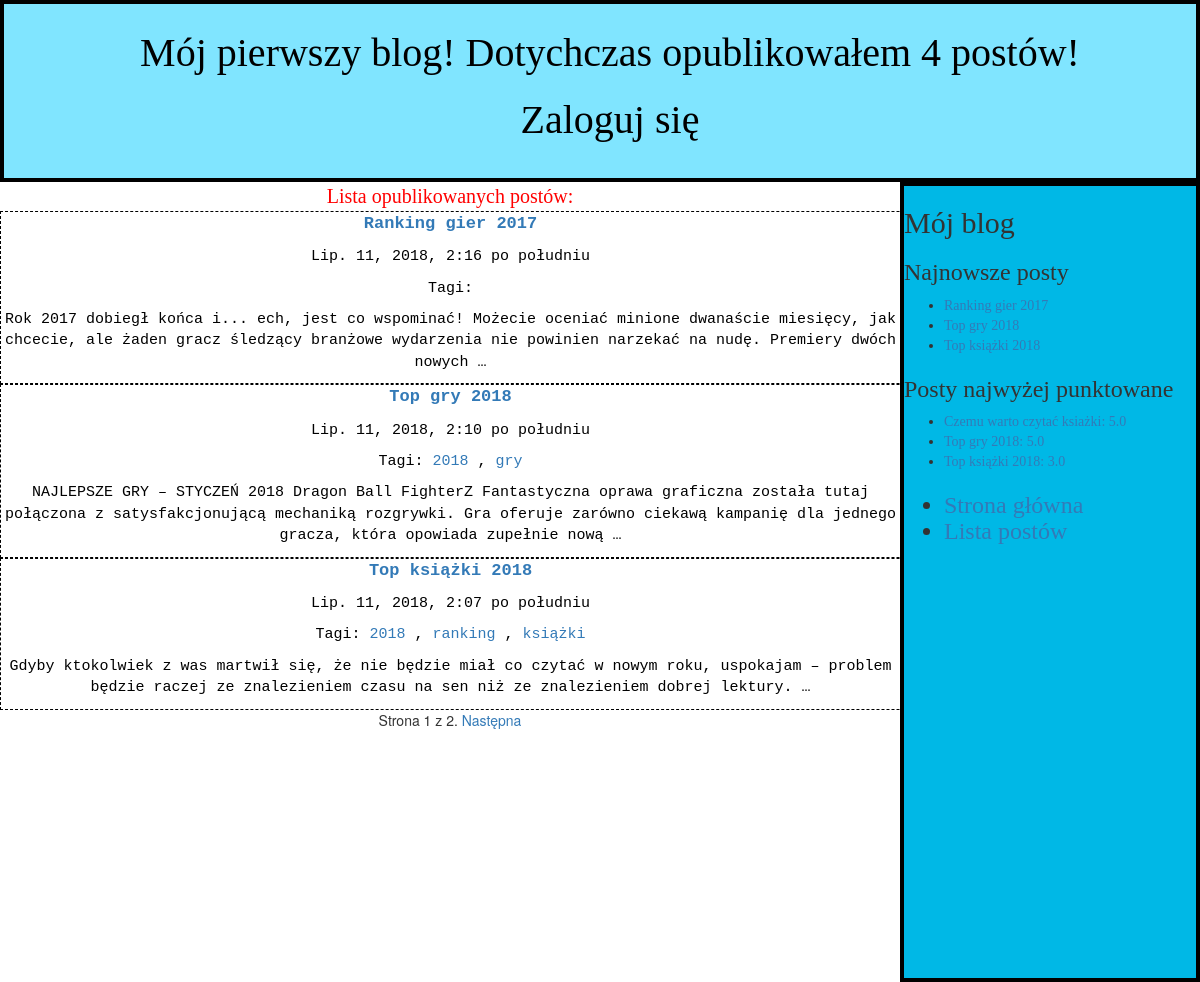
/post_list/, run on the app's committed database.
### blog/models.py (models this page shows, shortened)
class Post(models.Model):
    TABLE_OF_CHOICES = (('draft','Roboczy'),('published','Opublikowany'),)
    author = models.ForeignKey(User, on_delete=models.CASCADE)
    category = models.ForeignKey(Category,null = True, on_delete=models.CASCADE)
    title = models.CharField(max_length=250)
    slug = models.SlugField(max_length=250,unique_for_date='publish')
    body_text = models.TextField()
    publish = models.DateTimeField(default=timezone.now)
    created = models.DateTimeField(default=timezone.now)
    status = models.CharField(max_length = 20, choices= TABLE_OF_CHOICES, default = 'draft'  )
    avr_score = models.DecimalField(max_digits=3, decimal_places=1, null = True, blank=True)
    tags = TaggableManager()
    def published(self):
        self.publish = timezone.now()
        self.save()

### blog/views.py (the view)
# urls.py: path('post_list/', views.post_list, name='post_list'),
def post_list(request, tag_slug = None):# wyświetla listę WSZYSTKICH postów
    object_list = Post.objects.filter(status='published').order_by('-publish') #Queryset, wybiera OPUBLIKOWANE POSTY
    page = request.GET.get('page') #Potrzebne do funkcji PAGINATOR
    tag = None
    if tag_slug: #if działajace jeżeli z URL przekazywany jest TAG
        tag = get_object_or_404(Tag, slug=tag_slug) #pobiera odpowiedni obiekt modelu TAG z modułu TAGGIT
        object_list = object_list.filter(tags__in=[tag]) #filtruje wygenerowany QUeryset na podstawie przesłanego TAGu
    paginator = Paginator(object_list,3) # trzy posty na stronie, na podstawie wygenerowanego Querysetu
    try:
        posts = paginator.page(page)
    except PageNotAnInteger:
        posts = paginator.page(1)
    except EmptyPage:
        posts = paginator.page(paginator.num_pages)
    return render(request, 'blog/post_list.html', {'page':page,'posts':posts, 'tag': tag} )

### blog/templatetags/blog_tags.py (called while the page is built)
@register.simple_tag
def total_posts():
    return Post.objects.filter(status='published').count()

@register.inclusion_tag('blog/latest_posts.html') #wraz ze zwróconymi wartosciami wygenerowany ma zostaćszablon latest_posts.html
def show_latest_posts(count=5): #parametr count możemy być zmieniany podczas wywoływania szablonu
    latest_posts = Post.objects.filter(status='published').order_by('-publish')[:count]
    return {'latest_posts':latest_posts} #funkcja zwraca słownik zmiennych zamiast zwykłej wartości

@register.inclusion_tag('blog/highest_scores.html')
def highest_scores(count=5):
    highest_scores = Post.objects.order_by('-avr_score')[:count]
    return {'highest_scores':highest_scores}

@register.filter(name='markdown') #customowy fiiltr tekstu w HTMLu
def markdown_format(text):
    return mark_safe(markdown.markdown(text))

### blog/templates/blog/post_list.html (shortened to what this page needs)
{% extends "blog/base.html" %}
{% load blog_tags %}
{% block content %}
    <div class="content_header">Lista opublikowanych postów:</div>
    {% for post in posts %}
    <div class="posts">
      <p id="title"><a href="{% url 'post_detail' pk=post.pk %}">{{post.title}}</a></p>
      <p>{{post.publish}}</p>
      <p class="tags">
        Tagi:
        {% for tag in post.tags.all %}
          <a href="{% url 'post_list_by_tag' tag.slug %}">
            {{ tag.name }}
          </a>
            {% if not forloop.last %}, {% endif %}
        {% endfor %}</p>
      {{ post.body_text|markdown|truncatewords_html:30 }}
    </div>
    {% endfor %}
    {% include "blog/pagination.html" with page=posts %}
{% endblock %}

### blog/templates/blog/latest_posts.html
<ul>
  {% for post in latest_posts %}
    <li>
        <a href="{% url 'post_detail' pk=post.pk %}">{{ post.title }}</a>
    </li>
  {% endfor %}
</ul>

### blog/templates/blog/highest_scores.html
<ul>
  {% for post in highest_scores %}
    <li>
      {% if post.avr_score%}
      <a href="{% url 'post_detail' pk=post.pk %}">{{ post.title }}: {{post.avr_score}}</a>
      {% endif %}
    </li>
  {% endfor %}
</ul>

### blog/static/css/blog1.css (style rules this page uses)
a { text-decoration: none; }
body .content .content_header { color: red; font-size: 20px; font-family: fantasy; }
body .content .posts { color: black; font-size: 15px; font-family: monospace; border: 1px dashed black; }
body .content .posts #title { font-weight: bold; font-size: 17px; }

### data on the page
Post: title "Ranking gier 2017", publish "Lip. 11, 2018, 2:16 po południu", body_text "Rok 2017 dobiegł końca i... ech, jest co wspominać! Możecie oceniać minione dwanaście miesięcy, jak chcecie, ale żaden gracz śledzący branżowe wydarzenia nie powinien narzekać na nudę. Premiery dwóch nowych …"
Post: title "Top gry 2018", avr_score "5.0", publish "Lip. 11, 2018, 2:10 po południu", body_text "NAJLEPSZE GRY – STYCZEŃ 2018 Dragon Ball FighterZ Fantastyczna oprawa graficzna została tutaj połączona z satysfakcjonującą mechaniką rozgrywki. Gra oferuje zarówno ciekawą kampanię dla jednego gracza, która opowiada zupełnie nową …"
Post: title "Top książki 2018", avr_score "3.0", publish "Lip. 11, 2018, 2:07 po południu", body_text "Gdyby ktokolwiek z was martwił się, że nie będzie miał co czytać w nowym roku, uspokajam – problem będzie raczej ze znalezieniem czasu na sen niż ze znalezieniem dobrej lektury. …"
Post: title "Czemu warto czytać ksiażki", avr_score "5.0"
Tag: name "2018"
Tag: name "gry"
Tag: name "ranking"
Tag: name "książki"

### other printed values
{{ page.number }} "1"
{{ page.paginator.num_pages }} "2"
